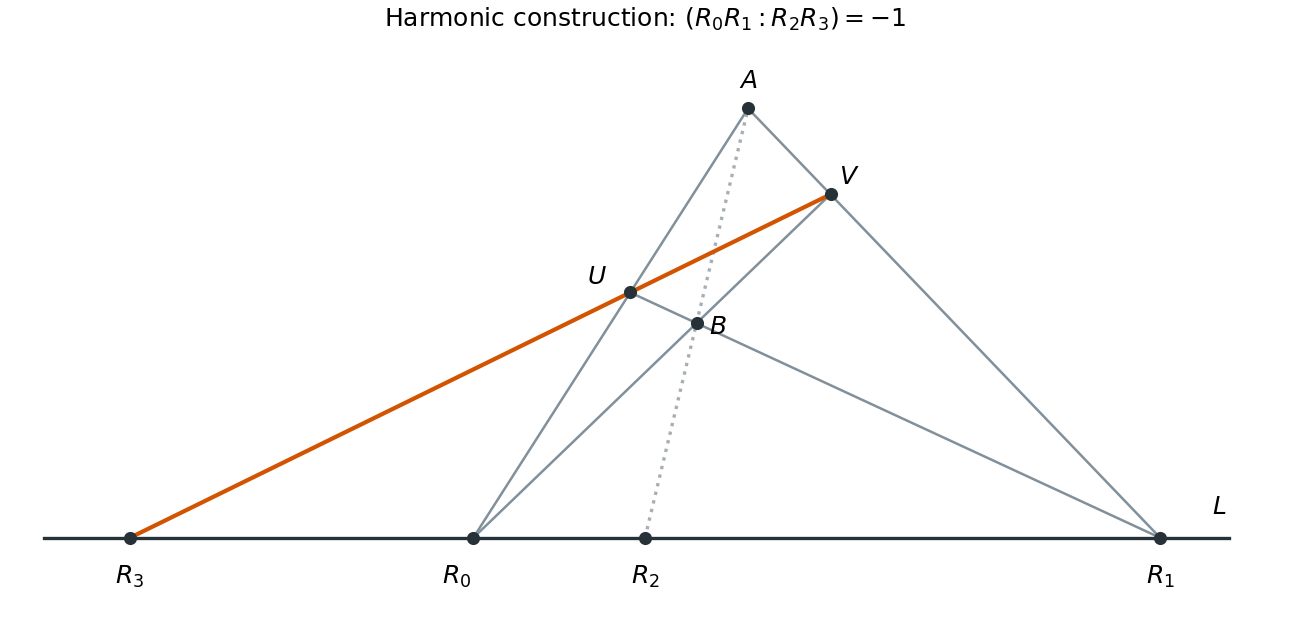

Source code (Python):
"""Generate the ASO 2021 harmonic construction; Python 3.14, NumPy/Matplotlib per pyproject.toml."""
from pathlib import Path
import numpy as np
import matplotlib
matplotlib.use('Agg')
import matplotlib.pyplot as plt


def intersection(a, b, c, d):
    p = np.cross(np.cross(np.r_[a, 1.0], np.r_[b, 1.0]),
                 np.cross(np.r_[c, 1.0], np.r_[d, 1.0]))
    return p[:2] / p[2]


def main():
    r0, r1, r2 = (np.array(p, dtype=float) for p in [(0, 0), (4, 0), (1, 0)])
    a = np.array([1.6, 2.5])
    b = (a + r2) / 2
    u = intersection(r0, a, r1, b)
    v = intersection(r0, b, r1, a)
    r3 = intersection(u, v, r0, r1)
    assert np.allclose(r3, [-2, 0])
    fig, ax = plt.subplots(figsize=(8.6, 4.2), layout='constrained')
    ax.plot([-2.5, 4.4], [0, 0], color='#263238', lw=1.6)
    ax.plot(*np.array([r0, a]).T, color='#81909a', lw=1.2)
    ax.plot(*np.array([r1, a]).T, color='#81909a', lw=1.2)
    ax.plot(*np.array([r0, v]).T, color='#81909a', lw=1.2)
    ax.plot(*np.array([r1, u]).T, color='#81909a', lw=1.2)
    ax.plot(*np.array([r2, a]).T, color='#a7afb4', ls=':', lw=1.6)
    ax.plot(*np.array([r3, v]).T, color='#d35400', lw=2)
    labels = [(r0, r'$R_0$', (-8, -22)), (r1, r'$R_1$', (0, -22)),
              (r2, r'$R_2$', (0, -22)), (r3, r'$R_3$', (0, -22)),
              (a, r'$A$', (0, 10)), (b, r'$B$', (10, -5)),
              (u, r'$U$', (-16, 4)), (v, r'$V$', (9, 5))]
    for p, label, offset in labels:
        ax.scatter(*p, s=28, color='#263238', zorder=5)
        ax.annotate(label, p, xytext=offset, textcoords='offset points', ha='center', fontsize=12)
    ax.text(4.3, .14, r'$L$', fontsize=12)
    ax.set(xlim=(-2.6, 4.6), ylim=(-.5, 2.9), aspect='equal',
           title=r'Harmonic construction: $(R_0R_1:R_2R_3)=-1$')
    ax.axis('off')
    fig.savefig(Path.cwd() / (Path(__file__).stem + '.png'), dpi=150, facecolor='white', transparent=False)
    plt.close(fig)


if __name__ == '__main__':
    main()
